Frame 1 (no input): blank canvas, image omitted
Frame 60 (the mouse pressed at the canvas centre just before this capture): blank canvas, image omitted
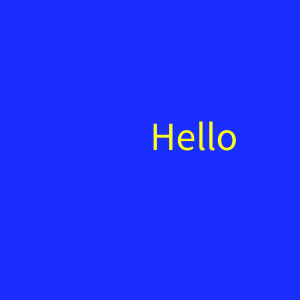
Frame 120 (the mouse held since frame 60 and released just before this capture)

The Processing sketch whose frames 1 and 60 were blank and that drew this single picture after the mouse press (run headless with seeded random() and noise(); from frame 60 on, the mouse is pressed at the canvas centre):

// Processing sketch: sketch_220515a
// ── sketch_220515a.pde

void setup()
{
    size(300,300);
    textSize(40);
}
void draw()
{
    background(#1A2EFF);
    fill(#FFFF19);
    text("Hello",mouseX,mouseY);
}
